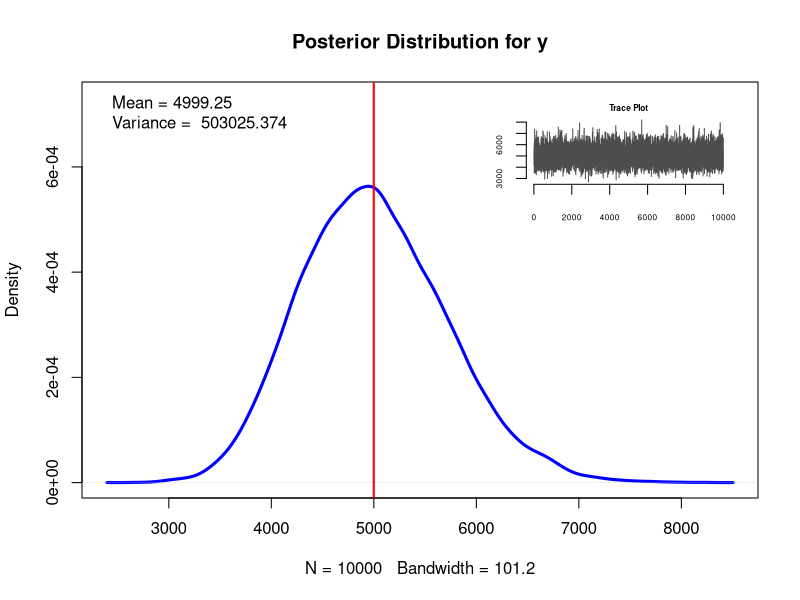

Write R code to recreate this figure.
plot.post <- function(x,main=NULL) {
  mn.x <- round(mean(x),5)
  v.x <- round(var(x),3)
  den <- density(x)
  rng <- c(min(den$y),max(den$y))

  diff <- rng[2]-rng[1]
  main <- ifelse(is.null(main),"Posterior Distribution",
                         paste("Posterior Distribution for",main))
  plot(density(x),col="blue",ylim=c(rng[1],rng[2]+diff*.3),lwd=3,
       main=main)
  legend("topleft",legend=c(paste("Mean =",mn.x),
                            paste("Variance = ",v.x)),bty="n")
  abline(v=mn.x,col="red",lwd=2)
  rng.x <- range(den$x)
  x.diff <- rng.x[2] - rng.x[1]

  opts <- par(no.readonly=T)
    left <- rng.x[1] + x.diff*2/3
    right <- rng.x[2]
    par(fig = c(grconvertX(c(left,right),from="user",to="ndc"),
                grconvertY(c(rng[2],rng[2]+diff*.3),from="user",to="ndc")),
        mar = c(.1,.1,1,.1), new = TRUE)
    plot(x,type="l",col="gray30",cex.main=.5,axes=F,main="Trace Plot")
    axis(1,cex.axis=.5)
    axis(2,cex.axis=.5)
  par(opts)
}


y <- rgamma(10000,50,.01)
plot.post(y,"y")
